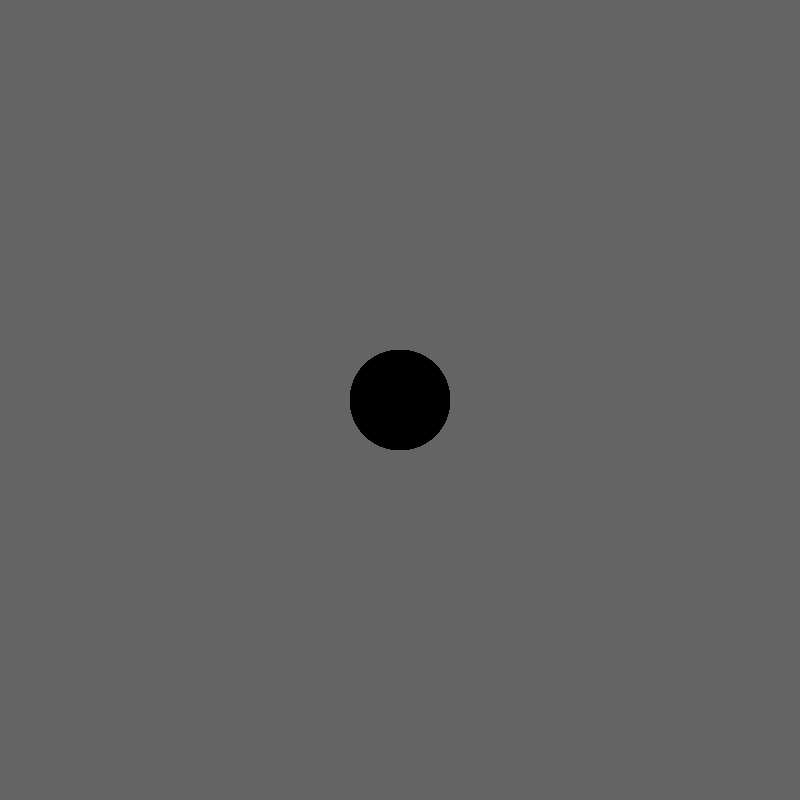
Frame 1 (no input)
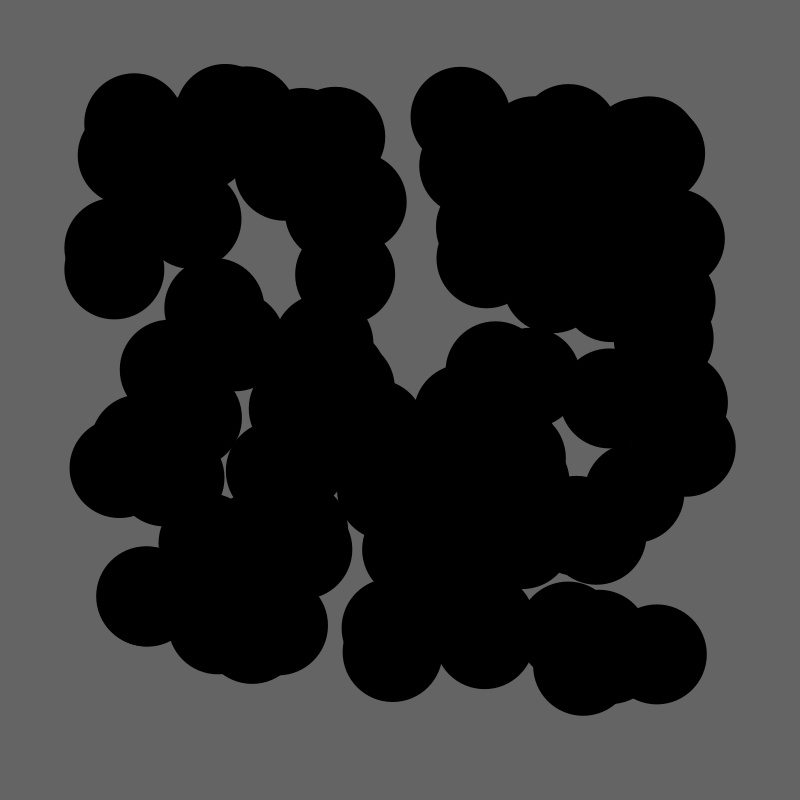
Frame 60 (the mouse pressed at the canvas centre just before this capture)
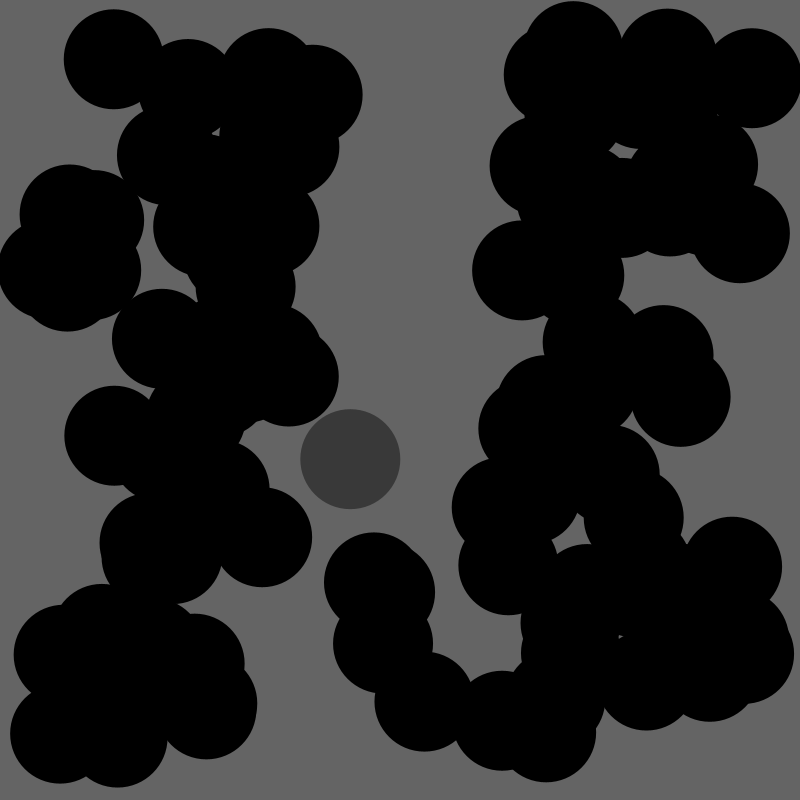
Frame 120 (the mouse held since frame 60 and released just before this capture)

The Processing sketch that drew these frames (run headless with seeded random() and noise(); from frame 60 on, the mouse is pressed at the canvas centre):

// Processing sketch: bouncingBallsNEW
// ── bouncingBallsNEW.pde
int num = 100;

float[] x= new float [num];
float[]y = new float [num];
float[] dx = new float [num];
float[] dy = new float [num];


void setup() {
  size (800, 800);
  for (int i = 0; i < x.length; i++) {
    x[i]= width/2;
    y[i]=height/2;
    dx[i] = random (-5, 5);
    dy[i] = random (-5, 5);
  }
}
void draw () {
  background (100);
  noStroke();
  for (int i = 0; i < x.length; i++) {
    float s = 100;

    //if mouse is inside ellipse , fill(0), else fill(255)
    //if (dist(mouseX, mouseY, x[i], y[i]) < s/2) {
    //  fill(0);
    //} else {
    //  fill (255);
    //}

    float d= dist (mouseX, mouseY, x[i], y[i]);
    fill (map(d, 0, 100, 255, 0));

    ellipse (x[i], y[i], s, s);
    x[i] += dx[i];
    y[i] += dy[i];

    if (x[i]>width-s/2 || x[i] < s/2) {
      dx[i] = -dx[i];
    }

    if (y[i]>height-s/2 || y[i] < s/2) {
      dy[i] = -dy[i];
    }
  }
}
